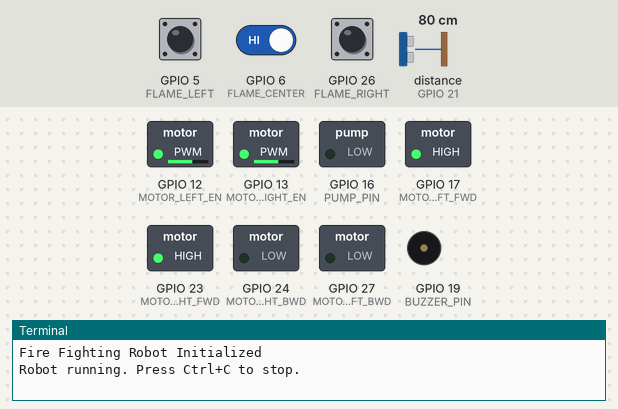
A program run on a simulated Raspberry Pi (BCM pin numbers). Shown: switched loads named in the program (green lamp = pin HIGH), buzzer (waves = sounding, pin HIGH), the last lines printed to the terminal. The inputs (shaded band) are chosen by the test bench; at power-on: GPIO 5 (FLAME_LEFT) HIGH, GPIO 6 (FLAME_CENTER) HIGH, GPIO 26 (FLAME_RIGHT) HIGH, distance to the obstacle (sensor on GPIO 21) 80 cm. The echo pulse lasts 58.3 µs per cm; threads take turns every 2 ms; the clock reads 2024-03-15 10:24:30 at power-on unless the program sets it; pins used as bus, display or sensor lines are not drawn.

Above: at 1.6 s.
1.7 s: GPIO 5 (FLAME_LEFT) pulled LOW for 0.15 s
At 1.88 s:
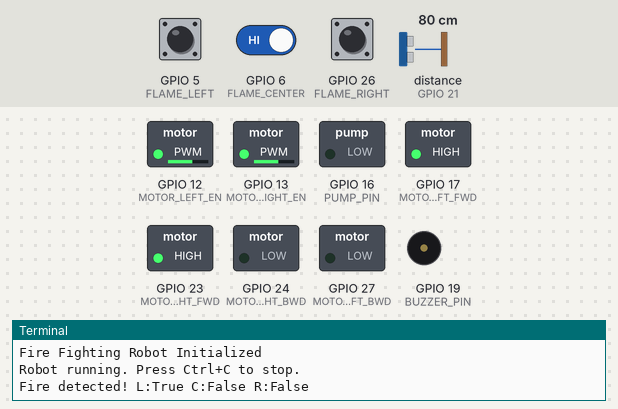
3.4 s: GPIO 5 (FLAME_LEFT) pulled LOW for 1 s
At 3.74 s:
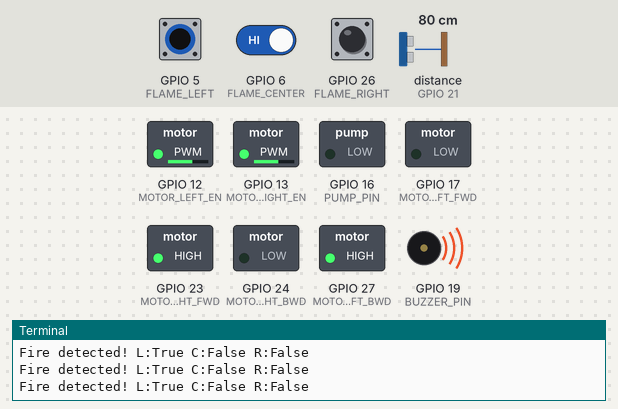
6.4 s: GPIO 6 (FLAME_CENTER) driven LOW
At 6.76 s:
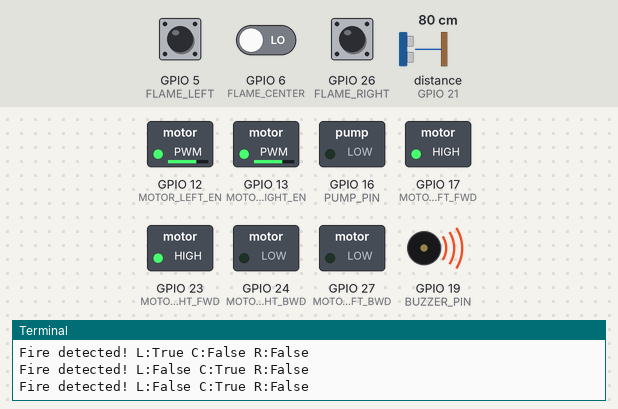
9.4 s: GPIO 6 (FLAME_CENTER) driven HIGH
At 10.5 s:
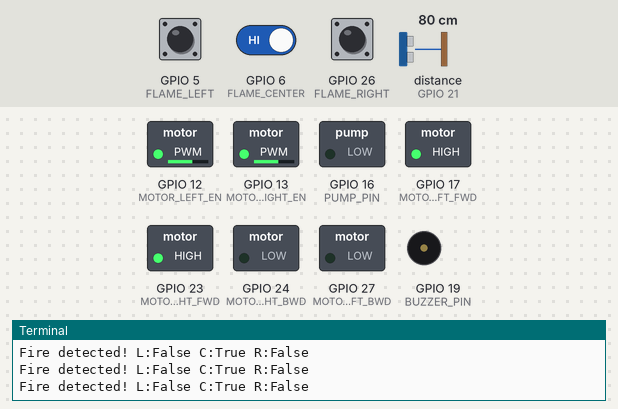
11.0 s: GPIO 5 (FLAME_LEFT) pulled LOW for 3.2 s
At 11.47 s:
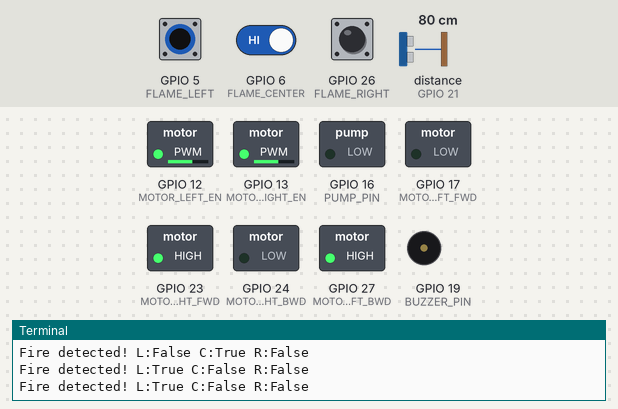
Timing chart, 0 to 15.9 s (numbered marks = the images above; inputs shaded):
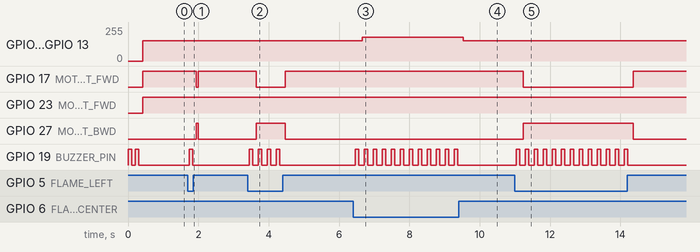

The program:

fire_fighter.py
```python
#!/usr/bin/env python3
"""
Fire Fighting Robot Car - Raspberry Pi Version
Supports autonomous and remote control via WiFi
Author: Nar7407
Date: 2026-01-12
"""

import RPi.GPIO as GPIO
import time
import threading
from config import *

class FireFightingRobot:
    def __init__(self):
        # Setup GPIO
        GPIO.setmode(GPIO.BCM)
        GPIO.setwarnings(False)

        # Motor pins setup
        GPIO.setup(MOTOR_LEFT_FWD, GPIO.OUT)
        GPIO.setup(MOTOR_LEFT_BWD, GPIO.OUT)
        GPIO.setup(MOTOR_RIGHT_FWD, GPIO.OUT)
        GPIO.setup(MOTOR_RIGHT_BWD, GPIO.OUT)

        # PWM for motor speed control
        GPIO.setup(MOTOR_LEFT_EN, GPIO.OUT)
        GPIO.setup(MOTOR_RIGHT_EN, GPIO.OUT)
        self.left_pwm = GPIO.PWM(MOTOR_LEFT_EN, 1000)
        self.right_pwm = GPIO.PWM(MOTOR_RIGHT_EN, 1000)
        self.left_pwm.start(0)
        self.right_pwm.start(0)

        # Flame sensors
        GPIO.setup(FLAME_LEFT, GPIO.IN)
        GPIO.setup(FLAME_CENTER, GPIO.IN)
        GPIO.setup(FLAME_RIGHT, GPIO.IN)

        # Ultrasonic sensor
        GPIO.setup(TRIG_PIN, GPIO.OUT)
        GPIO.setup(ECHO_PIN, GPIO.IN)

        # Pump and buzzer
        GPIO.setup(PUMP_PIN, GPIO.OUT)
        GPIO.setup(BUZZER_PIN, GPIO.OUT)
        GPIO.output(PUMP_PIN, GPIO.LOW)

        self.autonomous_mode = True
        self.running = True

        print("Fire Fighting Robot Initialized")
        self.beep(2)

    def get_distance(self):
        """Measure distance using ultrasonic sensor"""
        GPIO.output(TRIG_PIN, GPIO.LOW)
        time.sleep(0.00001)
        GPIO.output(TRIG_PIN, GPIO.HIGH)
        time.sleep(0.00001)
        GPIO.output(TRIG_PIN, GPIO.LOW)

        pulse_start = time.time()
        pulse_end = time.time()

        timeout = time.time() + 0.1
        while GPIO.input(ECHO_PIN) == GPIO.LOW and time.time() < timeout:
            pulse_start = time.time()

        timeout = time.time() + 0.1
        while GPIO.input(ECHO_PIN) == GPIO.HIGH and time.time() < timeout:
            pulse_end = time.time()

        pulse_duration = pulse_end - pulse_start
        distance = pulse_duration * 17150
        distance = round(distance, 2)

        return distance if distance < 400 else 400

    def read_flame_sensors(self):
        """Read all flame sensors"""
        return {
            'left': not GPIO.input(FLAME_LEFT),      # Inverted logic
            'center': not GPIO.input(FLAME_CENTER),
            'right': not GPIO.input(FLAME_RIGHT)
        }

    def move_forward(self, speed=70):
        """Move robot forward"""
        self.left_pwm.ChangeDutyCycle(speed)
        self.right_pwm.ChangeDutyCycle(speed)
        GPIO.output(MOTOR_LEFT_FWD, GPIO.HIGH)
        GPIO.output(MOTOR_LEFT_BWD, GPIO.LOW)
        GPIO.output(MOTOR_RIGHT_FWD, GPIO.HIGH)
        GPIO.output(MOTOR_RIGHT_BWD, GPIO.LOW)

    def move_backward(self, speed=70):
        """Move robot backward"""
        self.left_pwm.ChangeDutyCycle(speed)
        self.right_pwm.ChangeDutyCycle(speed)
        GPIO.output(MOTOR_LEFT_FWD, GPIO.LOW)
        GPIO.output(MOTOR_LEFT_BWD, GPIO.HIGH)
        GPIO.output(MOTOR_RIGHT_FWD, GPIO.LOW)
        GPIO.output(MOTOR_RIGHT_BWD, GPIO.HIGH)

    def turn_left(self, speed=60):
        """Turn robot left"""
        self.left_pwm.ChangeDutyCycle(speed)
        self.right_pwm.ChangeDutyCycle(speed)
        GPIO.output(MOTOR_LEFT_FWD, GPIO.LOW)
        GPIO.output(MOTOR_LEFT_BWD, GPIO.HIGH)
        GPIO.output(MOTOR_RIGHT_FWD, GPIO.HIGH)
        GPIO.output(MOTOR_RIGHT_BWD, GPIO.LOW)

    def turn_right(self, speed=60):
        """Turn robot right"""
        self.left_pwm.ChangeDutyCycle(speed)
        self.right_pwm.ChangeDutyCycle(speed)
        GPIO.output(MOTOR_LEFT_FWD, GPIO.HIGH)
        GPIO.output(MOTOR_LEFT_BWD, GPIO.LOW)
        GPIO.output(MOTOR_RIGHT_FWD, GPIO.LOW)
        GPIO.output(MOTOR_RIGHT_BWD, GPIO.HIGH)

    def stop_motors(self):
        """Stop all motors"""
        GPIO.output(MOTOR_LEFT_FWD, GPIO.LOW)
        GPIO.output(MOTOR_LEFT_BWD, GPIO.LOW)
        GPIO.output(MOTOR_RIGHT_FWD, GPIO.LOW)
        GPIO.output(MOTOR_RIGHT_BWD, GPIO.LOW)
        self.left_pwm.ChangeDutyCycle(0)
        self.right_pwm.ChangeDutyCycle(0)

    def extinguish_fire(self):
        """Activate water pump to extinguish fire"""
        print("Extinguishing fire!")
        GPIO.output(PUMP_PIN, GPIO.HIGH)
        self.beep(3)
        time.sleep(PUMP_DURATION)
        GPIO.output(PUMP_PIN, GPIO.LOW)

        # Move back
        self.move_backward(70)
        time.sleep(1)
        self.stop_motors()

    def avoid_obstacle(self):
        """Obstacle avoidance logic"""
        self.stop_motors()
        time.sleep(0.3)
        self.move_backward(70)
        time.sleep(0.5)
        self.stop_motors()

        # Turn to avoid
        self.turn_right(60)
        time.sleep(0.5)
        self.stop_motors()

    def navigate_to_fire(self, flames):
        """Navigate towards detected fire"""
        if flames['center']:
            self.move_forward(70)
        elif flames['left']:
            self.turn_left(60)
        elif flames['right']:
            self.turn_right(60)

    def patrol(self):
        """Patrol mode - search for fire"""
        distance = self.get_distance()

        if distance < OBSTACLE_DISTANCE:
            self.avoid_obstacle()
        else:
            self.move_forward(60)

    def autonomous_operation(self):
        """Main autonomous operation loop"""
        while self.running:
            if not self.autonomous_mode:
                time.sleep(0.1)
                continue

            flames = self.read_flame_sensors()
            distance = self.get_distance()

            if any(flames.values()):
                print(f"Fire detected! L:{flames['left']} C:{flames['center']} R:{flames['right']}")
                self.beep(1)

                if distance < FIRE_NEAR_DISTANCE:
                    self.stop_motors()
                    self.extinguish_fire()
                elif distance < OBSTACLE_DISTANCE:
                    self.avoid_obstacle()
                else:
                    self.navigate_to_fire(flames)
            else:
                self.patrol()

            time.sleep(0.05)

    def beep(self, times):
        """Buzzer beep"""
        for _ in range(times):
            GPIO.output(BUZZER_PIN, GPIO.HIGH)
            time.sleep(0.1)
            GPIO.output(BUZZER_PIN, GPIO.LOW)
            time.sleep(0.1)

    def cleanup(self):
        """Cleanup GPIO"""
        self.running = False
        self.stop_motors()
        self.left_pwm.stop()
        self.right_pwm.stop()
        GPIO.cleanup()
        print("Cleaned up GPIO")

def main():
    robot = FireFightingRobot()

    try:
        # Start autonomous operation in separate thread
        auto_thread = threading.Thread(target=robot.autonomous_operation)
        auto_thread.start()

        print("Robot running. Press Ctrl+C to stop.")

        while True:
            time.sleep(1)

    except KeyboardInterrupt:
        print("\nStopping robot...")
        robot.cleanup()

if __name__ == "__main__":
    main()
```

config.py
```python
"""
Configuration file for Raspberry Pi Fire Fighting Robot
Adjust pin numbers and thresholds based on your setup
"""

# Motor pins (BCM numbering)
MOTOR_LEFT_FWD = 17
MOTOR_LEFT_BWD = 27
MOTOR_RIGHT_FWD = 23
MOTOR_RIGHT_BWD = 24
MOTOR_LEFT_EN = 12
MOTOR_RIGHT_EN = 13

# Flame sensor pins (digital output)
FLAME_LEFT = 5
FLAME_CENTER = 6
FLAME_RIGHT = 26

# Ultrasonic sensor pins
TRIG_PIN = 20
ECHO_PIN = 21

# Other component pins
PUMP_PIN = 16
BUZZER_PIN = 19

# Thresholds and settings
OBSTACLE_DISTANCE = 20  # cm
FIRE_NEAR_DISTANCE = 15  # cm
PUMP_DURATION = 3  # seconds

# Motor speeds (0-100%)
SPEED_FAST = 90
SPEED_NORMAL = 70
SPEED_SLOW = 50
SPEED_TURN = 60
```

Measured:
- after the input at 1.7 s, GPIO 17 (MOTOR_LEFT_FWD): HIGH → LOW after 0.24 s, → HIGH 0.06 s later; GPIO 27 (MOTOR_LEFT_BWD): LOW → HIGH after 0.24 s, → LOW 0.06 s later; GPIO 19 (BUZZER_PIN): LOW → HIGH at once, → LOW 0.10 s later
- after the input at 3.4 s, GPIO 17 (MOTOR_LEFT_FWD): HIGH → LOW after 0.24 s, → HIGH 0.83 s later; GPIO 27 (MOTOR_LEFT_BWD): LOW → HIGH after 0.24 s, → LOW 0.83 s later; GPIO 19 (BUZZER_PIN): alternates HIGH for 0.10 s and LOW for 0.16 s, 8 changes in all, then stays LOW, starting at once
- after the input at 6.4 s, GPIO 12 (MOTOR_LEFT_EN), GPIO 13 (MOTOR_RIGHT_EN): 153/255 → 179/255 after 0.26 s; GPIO 19 (BUZZER_PIN): alternates HIGH for 0.10 s and LOW for 0.16 s, starting after 0.06 s
- after the input at 9.4 s, GPIO 12 (MOTOR_LEFT_EN), GPIO 13 (MOTOR_RIGHT_EN): 179/255 → 153/255 after 0.13 s; GPIO 19 (BUZZER_PIN): stops changing and stays LOW
- after the input at 11.0 s, GPIO 17 (MOTOR_LEFT_FWD): HIGH → LOW after 0.24 s, → HIGH 3.1 s later; GPIO 27 (MOTOR_LEFT_BWD): LOW → HIGH after 0.24 s, → LOW 3.1 s later; GPIO 19 (BUZZER_PIN): alternates HIGH for 0.10 s and LOW for 0.16 s, 26 changes in all, then stays LOW, starting at once
